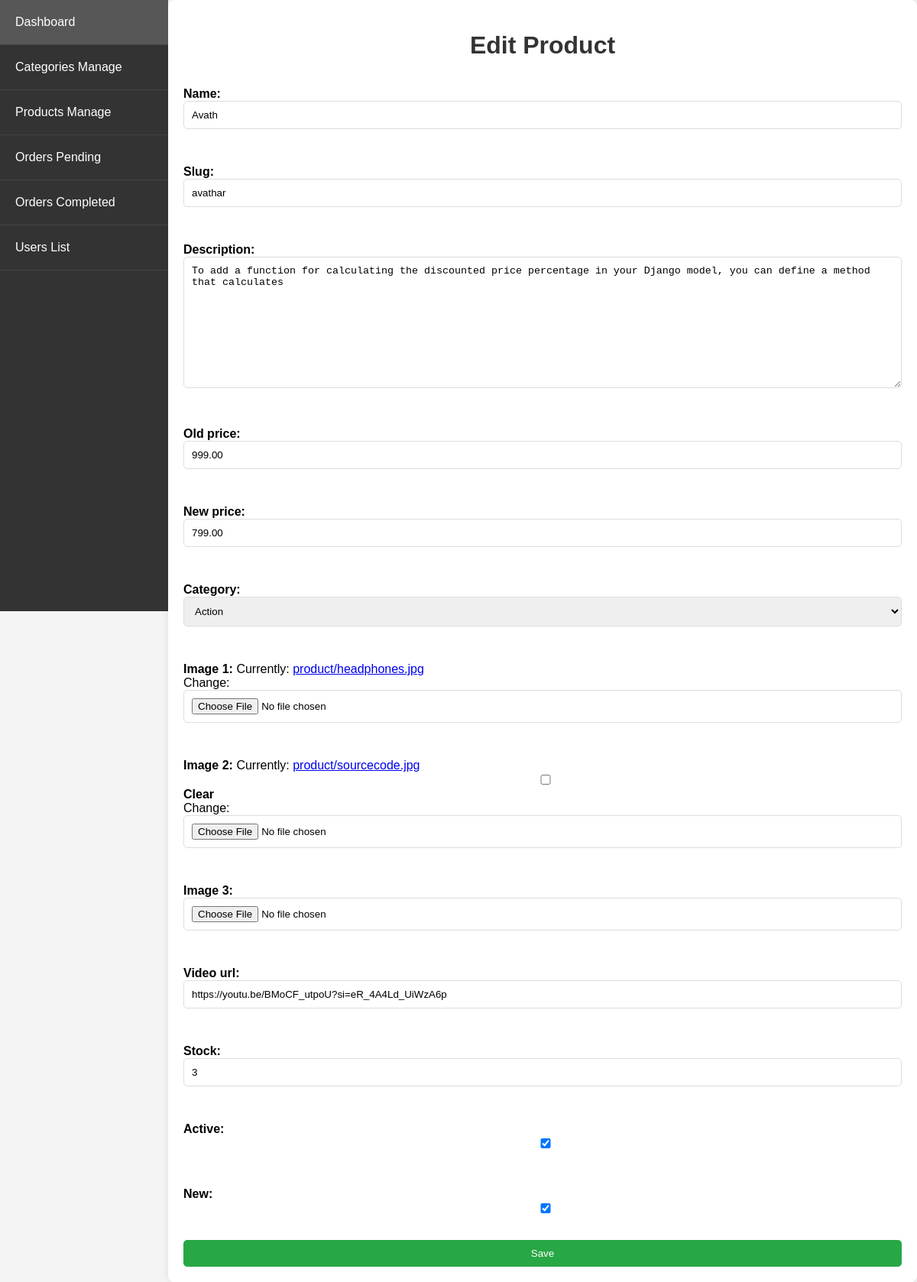
Before: /admin_app/admin_app/products/update/1/ (signed in) with the older database file.
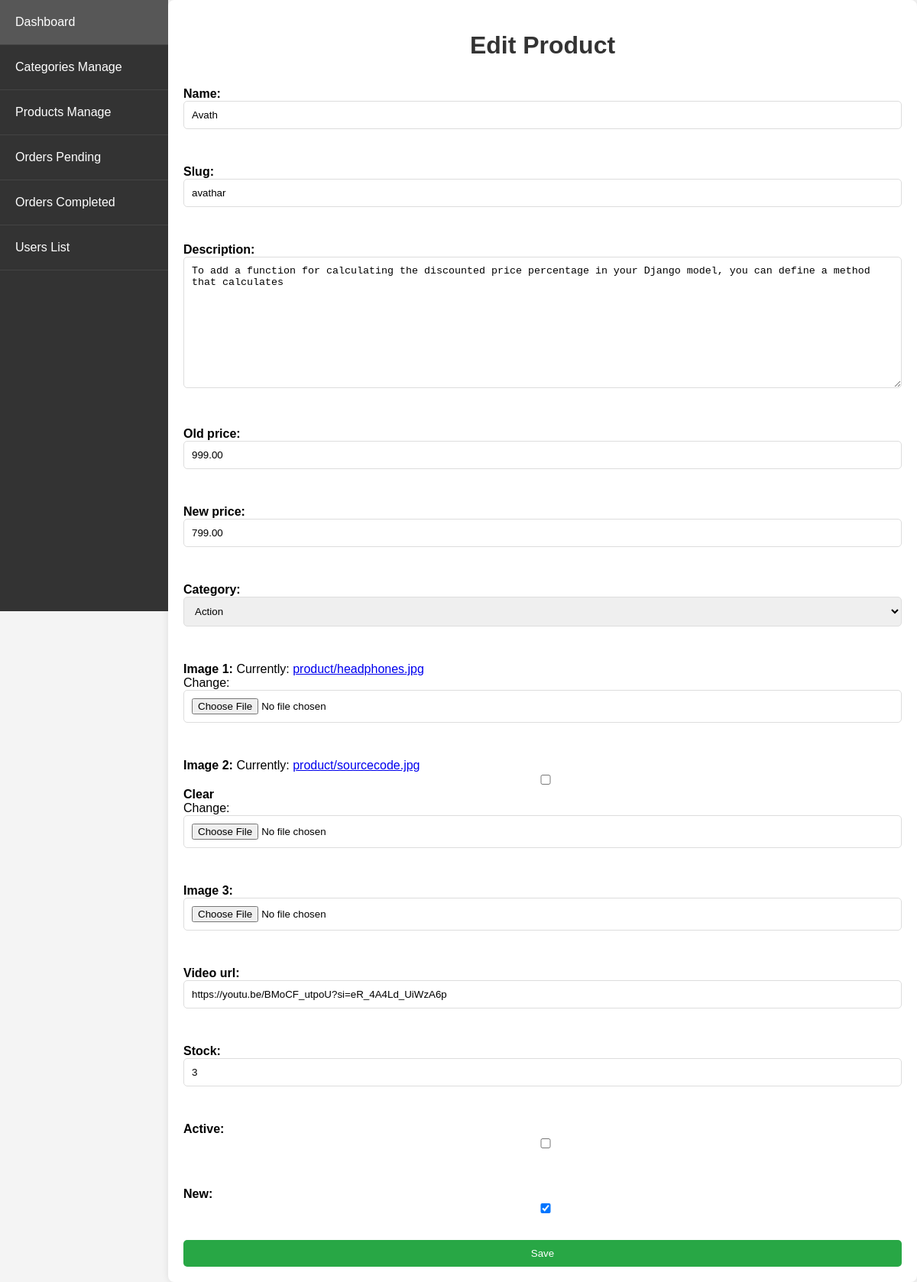
After: the same page with the newer database file.
### store/models.py (models this page shows, shortened)
class Product(models.Model):
    name = models.CharField(max_length=250, unique=True)
    slug = models.SlugField(max_length=250, unique=True)
    description = models.TextField(blank=True)
    old_price = models.DecimalField(max_digits=7, blank=True, null=True, decimal_places=2)
    new_price = models.DecimalField(max_digits=7, blank=False, decimal_places=2)
    category = models.ForeignKey(Category, on_delete=models.SET_NULL, null=True)
    image_1 = models.ImageField(upload_to='product')
    image_2 = models.ImageField(upload_to='product', blank=True)
    image_3 = models.ImageField(upload_to='product', blank=True)
    video_url = models.URLField(max_length=200, blank=True)
    stock = models.IntegerField()
    active = models.BooleanField(default=True)
    new = models.BooleanField(default=True)
    created = models.DateTimeField(auto_now_add=True)
    update = models.DateField(auto_now=True)
    class Meta:
        ordering = ('name',)
        verbose_name = 'product'
        verbose_name_plural = 'products'

class Category(models.Model):
    name = models.CharField(max_length=250, unique=True)
    slug = models.SlugField(max_length=250, unique=True)
    image = models.ImageField(upload_to='category', blank=True)
    class Meta:
        ordering = ('name',)
        verbose_name = 'category'
        verbose_name_plural = 'categorys'
    def __str__(self):
        return '{}'.format(self.name)

### admin_app/views.py (the view)
# urls.py: path('admin_app/products/update/<int:pk>/', views.product_update, name='product_update'),
@login_required
@user_passes_test(is_admin)
def product_update(request, pk):
    product = get_object_or_404(Product, pk=pk)
    if request.method == 'POST':
        form = ProductForm(request.POST, request.FILES, instance=product)
        if form.is_valid():
            form.save()
            return redirect('admin_app:product_list')
    else:
        form = ProductForm(instance=product)
    return render(request, 'admin_app/product_form.html', {'form': form})

### admin_app/forms.py
class ProductForm(forms.ModelForm):
    class Meta:
        model = Product
        fields = '__all__'

### admin_app/views.py (called while the page is built)
def is_admin(user):
    return user.is_superuser

### store/context_processors.py (called while the page is built)
def menu_link(request): #this function don't wanna call to work, it's defined in setting to work
    links_list = Category.objects.annotate(
        num_products=Count('product', filter=Q(product__active=True, product__stock__gt=0))
    ).filter(num_products__gt=0)
    paginator3 = Paginator(links_list,8)
    try:
        page = int(request.GET.get('page', '1'))
    except:
        page = 1
    try:
        links = paginator3.page(page)
    except (InvalidPage,EmptyPage):
        links = paginator3.page(paginator3.num_pages)
    return dict(links = links)

def cart_data(request):
    data = cartData(request)
    cartItems = data['cartItems']
    return dict(cartItems = cartItems)

### store/models.py (called while the page is built)
    @property
    def get_cart_items(self):
        orderitems = self.orderitem_set.all()
        total = sum([item.quantity for item in orderitems])
        return total

### admin_app/templates/admin_app/product_form.html (shortened to what this page needs)
{% extends 'admin_app/base_admin.html' %}
{% block content %}
<h1>{% if form.instance.pk %}Edit{% else %}Create{% endif %} Product</h1>
<form method="post" enctype="multipart/form-data">
    {{ form.as_p }}
    <button type="submit">Save</button>
</form>
{% endblock %}

Changed rows visible on the page:
changed Product "avathar": active "☑" → "☐"
